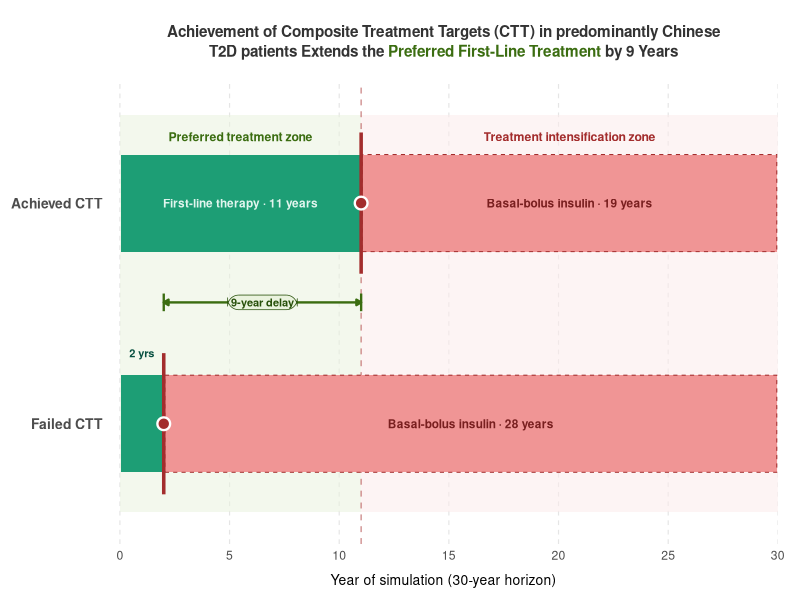

Source code (R):
library(tidyverse)
library(ggplot2)
library(ggtext)

# ── Data ──────────────────────────────────────────────────────────────────────
# Each row is one segment of a patient group's treatment timeline
segments <- tribble(
  ~group,      ~treatment,          ~xmin, ~xmax,
  "Achieved",  "First-line",            0,    11,
  "Achieved",  "Basal-bolus insulin",  11,    30,
  "Failed",    "First-line",            0,     2,
  "Failed",    "Basal-bolus insulin",   2,    30
)

# Labels centred on each segment
seg_labels <- segments |>
  mutate(
    xmid  = (xmin + xmax) / 2,
    label = case_when(
      treatment == "First-line" & group == "Achieved" ~ "First-line therapy · 11 years",
      treatment == "First-line" & group == "Failed"   ~ "2 yrs",
      treatment == "Basal-bolus insulin" & group == "Achieved" ~ "Basal-bolus insulin · 19 years",
      treatment == "Basal-bolus insulin" & group == "Failed"   ~ "Basal-bolus insulin · 28 years"
    ),
    # suppress label when bar is too narrow to fit
    show_label = !(treatment == "First-line" & group == "Failed")
  )

# Intensification markers (vertical lines + points)
markers <- tribble(
  ~group,      ~x,
  "Achieved",  11,
  "Failed",     2
)

# 9-year delay annotation (drawn between yr 2 and yr 11)
delay_y <- 1.55   # sits between the two rows

# Zone shading rectangles (drawn behind everything)
zones <- tribble(
  ~xmin, ~xmax, ~fill_col, ~zone_label,       ~sublabel,
  0,    11,  "#EAF3DE", "Preferred treatment zone",
  "Better glycaemic control · lower complication risk",
  11,    30,  "#FCEBEB", "Treatment intensification zone",
  "Increased hypoglycaemia · weight gain · higher costs"
)

# ── Colours ───────────────────────────────────────────────────────────────────
col_first   <- "#1D9E75"   # teal-400 — first-line bars
col_bolus   <- "#F09595"   # red-200  — basal-bolus bars
col_bolus_b <- "#A32D2D"   # red-700  — border + markers
col_delay   <- "#3B6D11"   # green-600 — delay annotation

# ── Plot ──────────────────────────────────────────────────────────────────────
p <- ggplot() +
  
  # 1. Background zone shading
  geom_rect(
    data = zones,
    aes(xmin = xmin, xmax = xmax, fill = zone_label),
    ymin = 0.6, ymax = 2.4, alpha = 0.55, inherit.aes = FALSE
  ) +
  
  # 2. Zone header text (top of chart)
  geom_text(
    data = zones,
    aes(x = (xmin + xmax) / 2, label = zone_label),
    y = 2.28,
    color = ifelse(zones$fill_col == "#EAF3DE", "#3B6D11", "#A32D2D"),
    fontface = "bold", size = 3.1, vjust = 0
  ) +
  geom_text(
    data = zones,
    aes(x = (xmin + xmax) / 2, label = sublabel),
    y = 2.15,
    color = ifelse(zones$fill_col == "#EAF3DE", "#3B6D11", "#A32D2D"),
    size = 2.6, vjust = 0
  ) +
  
  # 3. Dashed vertical divider at year 11
  geom_vline(xintercept = 11, linetype = "dashed",
             color = col_bolus_b, linewidth = 0.5, alpha = 0.5) +
  
  # 4. Treatment bars
  geom_rect(
    data = segments,
    aes(
      xmin = xmin + 0.05, xmax = xmax - 0.05,
      ymin = as.integer(factor(group, levels = c("Failed", "Achieved"))) - 0.22,
      ymax = as.integer(factor(group, levels = c("Failed", "Achieved"))) + 0.22,
      fill = treatment
    ),
    color = NA
  ) +
  scale_fill_manual(
    values = c(
      "First-line"                     = col_first,
      "Basal-bolus insulin"            = col_bolus,
      "Preferred treatment zone"       = "#EAF3DE",
      "Treatment intensification zone" = "#FCEBEB"
    ),
    breaks = c("First-line", "Basal-bolus insulin"),
    name   = NULL
  ) +
  
  # dashed border on basal-bolus bars only
  geom_rect(
    data = filter(segments, treatment == "Basal-bolus insulin"),
    aes(
      xmin = xmin + 0.05, xmax = xmax - 0.05,
      ymin = as.integer(factor(group, levels = c("Failed", "Achieved"))) - 0.22,
      ymax = as.integer(factor(group, levels = c("Failed", "Achieved"))) + 0.22
    ),
    fill = NA, color = col_bolus_b, linewidth = 0.35, linetype = "dashed"
  ) +
  
  # 5. Bar labels
  geom_text(
    data = filter(seg_labels, show_label),
    aes(
      x     = xmid,
      y     = as.integer(factor(group, levels = c("Failed", "Achieved"))),
      label = label,
      color = treatment
    ),
    size = 3, fontface = "bold"
  ) +
  # "2 yrs" label above the narrow Failed first-line bar
  annotate("text", x = 1, y = 1.32, label = "2 yrs",
           size = 2.8, fontface = "bold", color = "#085041") +
  
  scale_color_manual(
    values = c("First-line" = "#E1F5EE", "Basal-bolus insulin" = "#791F1F"),
    guide  = "none"
  ) +
  
  # 6. Intensification markers (point + vertical line)
  geom_segment(
    data = markers,
    aes(
      x    = x, xend = x,
      y    = as.integer(factor(group, levels = c("Failed", "Achieved"))) - 0.32,
      yend = as.integer(factor(group, levels = c("Failed", "Achieved"))) + 0.32
    ),
    color = col_bolus_b, linewidth = 1.2
  ) +
  geom_point(
    data = markers,
    aes(
      x = x,
      y = as.integer(factor(group, levels = c("Failed", "Achieved")))
    ),
    shape = 21, fill = col_bolus_b, color = "white",
    size = 3.5, stroke = 1.2
  ) +
  
  # 7. 9-year delay annotation
  annotate("segment",
           x = 2, xend = 11, y = delay_y, yend = delay_y,
           color = col_delay, linewidth = 0.8,
           arrow = arrow(ends = "both", length = unit(4, "pt"),
                         type = "closed")) +
  annotate("segment",
           x = 2,  xend = 2,
           y = delay_y - 0.04, yend = delay_y + 0.04,
           color = col_delay, linewidth = 0.8) +
  annotate("segment",
           x = 11, xend = 11,
           y = delay_y - 0.04, yend = delay_y + 0.04,
           color = col_delay, linewidth = 0.8) +
  annotate("label",
           x = 6.5, y = delay_y,
           label = "9-year delay",
           size = 2.8, fontface = "bold",
           color = "#27500A", fill = "#EAF3DE",
           linewidth = 0.3, label.r = unit(8, "pt")) +
  
  # 8. Axes + scales
  scale_x_continuous(
    breaks = seq(0, 30, 5),
    limits = c(-0.5, 30),
    expand = c(0, 0)
  ) +
  scale_y_continuous(
    breaks = 1:2,
    labels = c("Failed CTT", "Achieved CTT"),
    limits = c(0.55, 2.45)
  ) +
  
  labs(
    title   = "Achievement of Composite Treatment Targets (CTT) in predominantly Chinese<br>T2D patients Extends the <span style='color:#3B6D11'>Preferred First-Line Treatment</span> by 9 Years",
    x       = "Year of simulation (30-year horizon)",
    y       = NULL
  ) +  
  # 9. Legend
  guides(
    fill = guide_legend(
      override.aes = list(color = c(NA, col_bolus_b),
                          linetype = c("solid", "dashed")),
      keywidth = unit(1.2, "cm"), keyheight = unit(0.4, "cm")
    )
  ) +
  
  # 10. Theme
  theme_minimal(base_size = 11) +
  theme(
    panel.background   = element_rect(fill = "white", color = NA),
    plot.background    = element_rect(fill = "white", color = NA),
    panel.grid.major.y = element_blank(),
    panel.grid.minor   = element_blank(),
    panel.grid.major.x = element_line(color = "grey90", linewidth = 0.4,
                                      linetype = "dashed"),
    axis.text.y        = element_text(size = 10, face = "bold",
                                      color = "grey30", hjust = 1),
    axis.title.x       = element_text(size = 10, margin = margin(t = 8)),
    legend.position    = "none",
    legend.text        = element_text(size = 9),
    plot.title         = element_markdown(size = 11, face = "bold", colour = "grey20",
                                          lineheight = 1.3, margin = margin(b = 10),
                                          hjust = 0.5, box.colour = "black",
                                          padding = margin(6, 8, 6, 8),
                                          r = unit(0, "pt")),
    plot.caption       = element_text(size = 7.5, color = "grey50",
                                      margin = margin(t = 6)),
    plot.margin        = margin(12, 16, 8, 8)
  )

# ── Save ──────────────────────────────────────────────────────────────────────
ggsave(
  "treatment_timeline.png",
  plot   = p,
  width  = 10,
  height = 4.2,
  dpi    = 200,
  bg     = "white"
)

message("Saved to treatment_timeline.png")
